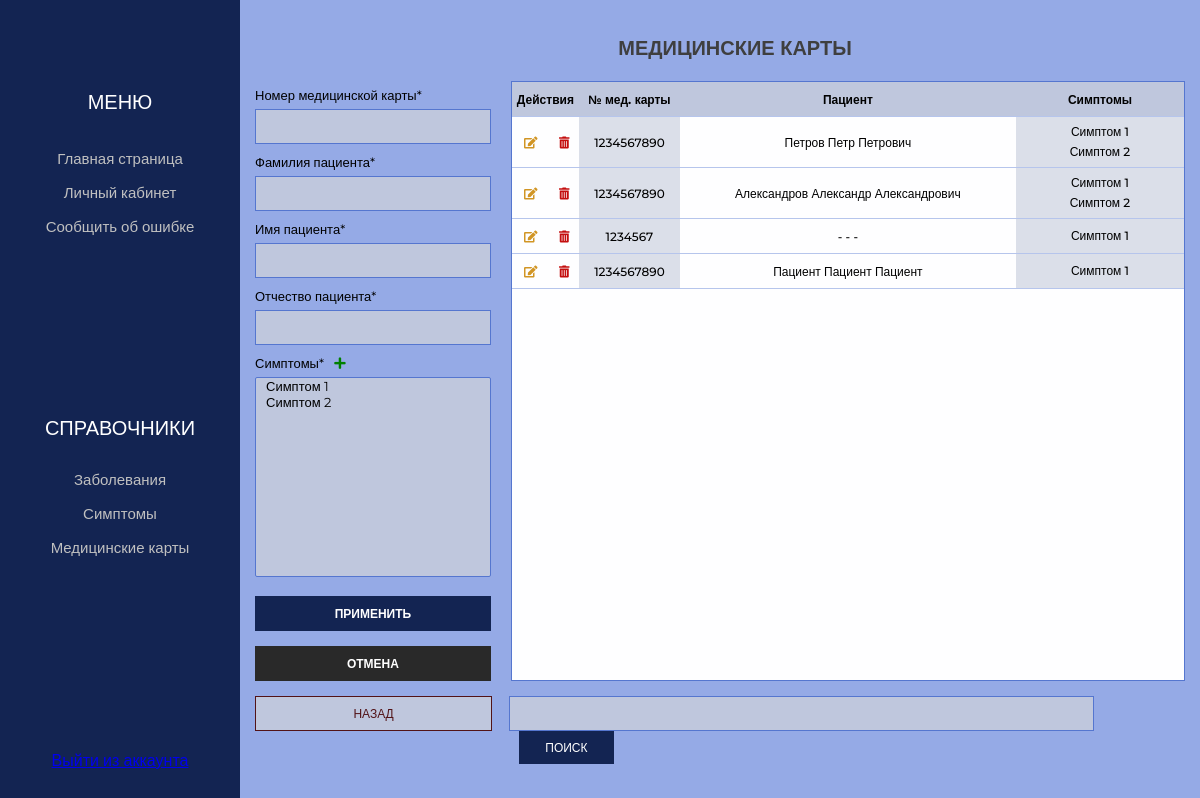
The page /medicalRecord on the database its author committed.
### app/models.py (models this page shows, shortened)
class Patient(models.Model):
    surname_patient             = models.CharField(max_length=50, verbose_name='Фамилия пациента', null=True, blank=True)
    name_patient                = models.CharField(max_length=50, verbose_name='Имя пациента', null=True, blank=True)
    middlename_patient          = models.CharField(max_length=50, verbose_name='Отчество пациента', null=True, blank=True)
    email                       = models.EmailField(verbose_name='Почта', max_length=254, null=True, blank=True)
    birthday_patient            = models.DateField(max_length=50, verbose_name='День рождение пациента', null=True, blank=True)
    gender_patient              = models.CharField(max_length=50, verbose_name='Пол пациента', null=True, blank=True)
    enlightenment_patient       = models.CharField(max_length=50, verbose_name='Санитарное просвящение пациента', null=True)
    number_of_medical_card      = models.CharField(max_length=50, verbose_name='Номер медицинской карты', null=True)
    symptoms_patient            = models.ManyToManyField('Symptom', verbose_name="Симптомы", related_name = 'symptoms_patient' , blank=True)
    childhood_diseases          = models.ManyToManyField('Disease', verbose_name="Болезни детства", related_name = 'childhood_diseases', blank=True)
    relatives_diseases          = models.ManyToManyField('Disease', verbose_name="Болезни у родственников", related_name = 'relatives_diseases', blank=True)
    chronic_disease             = models.CharField(max_length=250, verbose_name='Хронические заболевания', null=True, blank=True)
    description_recommendation  = models.CharField(max_length=200, verbose_name='Описание рекомендации', null=True, blank=True)
    date_recommendation         = models.DateField(max_length=50, verbose_name='Дата выдачи рекомендации', null=True, blank=True)
    period_recommendation       = models.DateField(max_length=50, verbose_name='Период времени', null=True, blank=True)
    fk_account                  = models.ForeignKey(Account, on_delete = models.DO_NOTHING, verbose_name = 'Врач', null=True, blank=True)
    class Meta:
        verbose_name            = "Пациент"
        verbose_name_plural     = "Пациенты"

class Symptom(models.Model):
    name_symptom            = models.CharField(max_length=50, verbose_name='Наименование симптома', null=False)
    description_symptom     = models.CharField(max_length=200, verbose_name='Описание симптома', null=False)
    class Meta:
        verbose_name            = "Симптом"
        verbose_name_plural     = "Симптомы"
    def __str__(self):
        return self.name_symptom

### app/views.py (the view)
# urls.py: path('medicalRecord', views.medicalRecord, name='medicalRecord'),
def medicalRecord(request):
    error = ''
    search_query = request.GET.get('search','')
    if search_query:
        elements = Patient.objects.filter(Q(surname_patient__icontains=search_query) |
        Q(name_patient__icontains=search_query) |
        Q(middlename_patient__icontains=search_query) |
        Q(symptoms_patient__name_symptom__icontains=search_query) |
        Q(number_of_medical_card__icontains=search_query) |
        Q(gender_patient__icontains=search_query))
    else:
        elements = Patient.objects.all()
    if request.method == 'POST':
        form = MedicalRecordForm(request.POST)
        if form.is_valid():
            form.save()
        else:
            error = 'Возникла ошибка'
    form = MedicalRecordForm()
    context = {'elements': elements, 'form': form}
    return render(request, 'app/doctor/MedicalRecord.html', context)

### app/forms.py
class MedicalRecordForm(ModelForm):
    class Meta:
        model = Patient
        fields = ['surname_patient','name_patient','middlename_patient','symptoms_patient','number_of_medical_card']
        widgets = {
            "surname_patient": TextInput(attrs={
                'class': 'input_text',
                'required': 'true'
            }),
            "name_patient": TextInput(attrs={
                'class': 'input_text',
                'required': 'true'
            }),
            "middlename_patient": TextInput(attrs={
                'class': 'input_text',
                'required': 'true'
            }),
            "symptoms_patient": SelectMultiple(attrs={
                'class': 'input_text patient',
                'required': 'true'
            }),
            "number_of_medical_card": NumberInput(attrs={
                'class': 'input_text',
                'required': 'true'
            })
        }

### app/templates/app/doctor/MedicalRecord.html (shortened to what this page needs)
{% extends 'app/doctor/base_nav.html' %}
{% load static %}
{% block content %}
<section class="main">
    <div class="container">
        <div class="header">
            <div class="header_conatiner">
                <h1 class="header_title">МЕДИЦИНСКИЕ КАРТЫ</h1>
            </div>
        </div>
        <form action="{{ data.medicalRecord }}" method="POST" class="section" name='form_name'>
            <div class="left_block">
                <div class="left_items">
                    <p class="input_title symptoms">Номер медицинской карты*&nbsp;&nbsp;</p>
                    {{ form.number_of_medical_card }}
                </div>
                <div class="left_items">
                    <p class="input_title">Фамилия пациента*</p>
                    {{ form.surname_patient }}
                </div>
                <div class="left_items">
                    <p class="input_title symptoms">Имя пациента*&nbsp;&nbsp;</p>
                    {{ form.name_patient }}
                </div>
                <div class="left_items">
                    <p class="input_title symptoms">Отчество пациента*&nbsp;&nbsp;</p>
                    {{ form.middlename_patient }}
                </div>
                <div class="left_items">
                    <p class="input_title symptoms">Симптомы*&nbsp;&nbsp;
                        <a href="{% url 'symptom' %}"><i style="color: green" class="fas fa-plus"></i></a></p>
                    {{ form.symptoms_patient }}
                </div>
                <div class="buttons">
                    <button type="submit" class="left_button">ПРИМЕНИТЬ</button>
                    <a href="{% url 'medicalRecord' %}" class="link">
                        <div class="left_button cancel">ОТМЕНА</div>
                    </a>
                </div>
            </div>
            <div class="right_block">
                {% if elements %}
                <table class="table symptom" border="0" cellspacing="0">
                    <tr class="header_table">
                        <th width="10%" colspan="2">Действия</th>
                        <th width="15%">№ мед. карты</th>
                        <th width="50%">Пациент</th>
                        <th>Симптомы</th>
                    </tr>
                    {% for el in elements %}
                    <tr class="header_table">
                        <td>
                            <a href="{% url 'medicalRecord_update' el.id  %}"><i style="color:rgb(209, 149, 36)" class="fas fa-edit"></i></a>
                        </td>
                        <td>
                            <a href="{% url 'medicalRecord_delete' el.id  %}"><i style="color:rgb(196, 14, 14)"  class="fas fa-trash-alt"></i></a>
                        </td>
                        <td class="color">{{ el.number_of_medical_card}}</td>
                        <td>{{ el.surname_patient}} {{ el.name_patient}} {{ el.middlename_patient}}</td>
                        <td class="color" style="padding:5px" width="30%">
                        {% for s in el.symptoms_patient.all%}
                            <p class="stroke">{{ s.name_symptom }}</p>
                        {% endfor %}
                        </td>
                    </tr>
                    {% endfor %}
                    {% else %}
                    <tr class="header_table">
                        <td width=90%>
                            <p style="margin:20px 20px 20px 20px" class="input_title">У вас нет записей</p>
                        </td>
                    </tr>
                    {% endif %}
                </table>
            </div>
        </form>
        <form action="{% url 'medicalRecord' %}" method="GET">
            <div class="bottom_panel">
                <a href="#" class="back">НАЗАД</a>
                <div class="search_panel">
                    <input type="text" class="search" name="search" />
                    <button type="submit" class="bottom_button">ПОИСК</button>
                </div>
            </div>
        </form>
    </div>
</section>
{% endblock content %}

### app/static/app/css/style.css (style rules this page uses)
.bottom_button, .bottom_delete, .back_regisrtation { border: none; color: #fff; cursor: pointer; background: #132452; }
* { margin: 0; padding: 0; -webkit-box-sizing: border-box; box-sizing: border-box; font-family: "Montserrat", sans-serif; }
html { background-color: #b8c4e6; }
.container { position: relative; padding: 0 15px 0 15px; max-width: 1160px; width: 100%; margin: 0 auto; }
body { display: -webkit-box; display: -ms-flexbox; display: flex; -webkit-box-pack: justify; -ms-flex-pack: justify; justify-content: space-between; }
.main { background-color: #95aae6; margin-left: 20%; padding-top: 25px; padding-bottom: 25px; width: 80%; height: 100vh; position: relative; display: -webkit-box; display: -ms-flexbox; display: flex; -webkit-box-orient: vertical; -webkit-box-direction: normal; -ms-flex-direction: column; flex-direction: column; -webkit-box-pack: center; -ms-flex-pack: center; justify-content: center; -webkit-box-align: center; -ms-flex-align: center; align-items: center; }
.header { margin-bottom: 45px; }
.header_conatiner { position: absolute; margin: 0 auto; width: 100%; }
.header_conatiner .header_title { display: -webkit-box; display: -ms-flexbox; display: flex; -webkit-box-pack: center; -ms-flex-pack: center; justify-content: center; text-align: center; font-style: normal; font-weight: 600; font-size: 20px; line-height: 24px; color: #3f3f3f; }
.section { display: -webkit-box; display: -ms-flexbox; display: flex; margin-bottom: 15px; }
.left_block { position: relative; margin-right: 20px; width: 35%; }
.input_title { font-size: 13px; margin-top: 6px; margin-bottom: 6px; }
.input_text { padding: 0 10px; width: 100%; height: 35px; background: #bfc7dd; border: 1px solid #5576cf; -webkit-box-sizing: border-box; box-sizing: border-box; font-size: 13px; }
.input_text.patient { height: 200px; }
.right_block { overflow: auto; position: relative; width: 100%; height: 600px; background: #fefeff; border: 1px solid #5576cf; }
.bottom_panel { display: -webkit-box; display: -ms-flexbox; display: flex; -webkit-box-pack: justify; -ms-flex-pack: justify; justify-content: space-between; }
.table { position: absolute; width: 130%; text-align: center; font-size: 12px; font-weight: 500; font-style: normal; }
.table.symptom { width: 100%; }
.color { background-color: #dbdfe9; }
th { background-color: #bfc7dd; border-color: #6b6b6b; }
.header_table { height: 35px; }
.left_items { margin-top: 10px; }
.left_items:first-child { margin-top: 0px; }
.buttons { background-color: #95aae6; width: 100%; position: absolute; bottom: 0; }
.buttons .left_button { width: 100%; height: 35px; left: 32px; top: 364px; border: none; background: #132452; color: #fff; font-size: 12px; font-weight: 600; line-height: 12px; margin-top: 15px; cursor: pointer; -webkit-transition: background 0.1s linear; transition: background 0.1s linear; }
.buttons .left_button:first-child { margin-top: 0; }
.buttons .left_button.cancel { display: -webkit-box; display: -ms-flexbox; display: flex; -webkit-box-pack: center; -ms-flex-pack: center; justify-content: center; -webkit-box-align: center; -ms-flex-align: center; align-items: center; text-decoration: none; background: #292929; }
.buttons .link { display: block; margin-top: 15px; text-decoration: none; }
.search { padding: 0 10px; width: 86.5%; height: 35px; background: #bfc7dd; border: 1px solid #5576cf; }
.search_panel { width: 72.7%; }
.bottom_button { margin-left: 10px; font-size: 12px; width: 95px; height: 33px; -webkit-transition: background 0.2s linear; transition: background 0.2s linear; }
.back { display: -webkit-box; display: -ms-flexbox; display: flex; -webkit-box-pack: center; -ms-flex-pack: center; justify-content: center; -webkit-box-align: center; -ms-flex-align: center; align-items: center; text-decoration: none; color: #521317; font-size: 12px; width: 25.5%; height: 35px; background: #bfc7dd; border: 1px solid #521317; -webkit-transition: all 0.2s linear; transition: all 0.2s linear; }
th, td { border-bottom: 1px solid #b6c5ec; }
.stroke { line-height: 20px; }

### rows shown on the page
Patient: number_of_medical_card "1234567890", surname_patient "Петров", name_patient "Петр", middlename_patient "Петрович"
Symptom: name_symptom "Симптом 1"
Symptom: name_symptom "Симптом 2"
Patient: number_of_medical_card "1234567890", surname_patient "Александров", name_patient "Александр", middlename_patient "Александрович"
Patient: number_of_medical_card "1234567", surname_patient "-", name_patient "-", middlename_patient "-"
Patient: number_of_medical_card "1234567890", surname_patient "Пациент", name_patient "Пациент", middlename_patient "Пациент"
